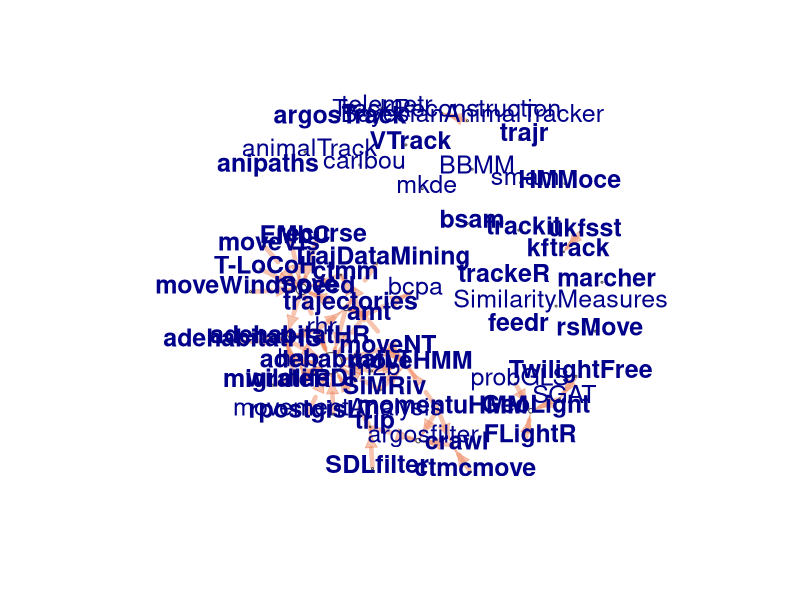

This chart was generated by the following R code:
######### Packages network graph
library(ggplot2)
library(igraph)
library(scales)
library(Matrix)
library(ggplot2)
library(tidyverse)

# Loading the names of packages we include in the review
mov_pac <- read.csv("packages_paper.csv",stringsAsFactors = FALSE)

mov_pac[mov_pac == "SGAT/TripEstimation"] <- "SGAT"
mov_pac[mov_pac == "TwGeos/BAStag"] <- "TwGeos"
mov_pac[mov_pac == "ukfsst/kfsst"] <- "ukfsst"

# loading the import + suggest information for each package
imports <- read.csv("RmovePackages-ImportSuggest-20180830.csv",stringsAsFactors = FALSE)

# getting the names of all packages that participate here as a dependent or dependency (or suggestion)
packages <- unique(c(imports$Package,imports$Dependency))
imports$Dependency[which(imports$Dependency=="-")] <- NA

# accomodating everything as a matrix of counts
packages <- packages[-which(packages=='-')] # excluding packages with neither dependencies or suggestions
pack.id <- 1:length(packages)
table.counts <- as.data.frame.matrix(table(imports$Package,imports$Dependency)) # table of counts with rows as list of packages and columns the packages they depend on/suggest
# but we only want to account for tracking packages. 

# So in the end, we want a matrix of counts which would be square, with rows and columns of tracking packages. 
# Problem? Not all tracking packages are counted as dependencies or suggestions of other packages, so they are not in the columns
# We are going to add the missing ones first (with zeros) and then remove the columns that should not be there

new_col <- setdiff(t(mov_pac),colnames(table.counts))
zero_matrix <- matrix(0,ncol=length(new_col),nrow=dim(table.counts)[1])
row.names(zero_matrix) <- row.names(table.counts)
colnames(zero_matrix) <- new_col
table.counts <- cbind.data.frame(table.counts,zero_matrix)

ind.mov.row <- match(t(mov_pac),row.names(table.counts))
ind.mov.col <- match(t(mov_pac),colnames(table.counts))

table.counts <- table.counts[ind.mov.row,ind.mov.col]
# making sure that the order is right
col.names.df <- colnames(table.counts)
row.names.df <- row.names(table.counts)
table.counts <- table.counts[order(row.names.df,decreasing = FALSE),order(col.names.df,decreasing = FALSE)]

# Table with information of all packages from the survey
data <- read_csv("RmovementPackagesInformation-20190227.csv")
# only keeping columns that we will use
data <- data[,c("Package","Active")]

data$Package[data$Package == "SGAT/TripEstimation"] <- "SGAT"
data$Package[data$Package == "TwGeos/BAStag"] <- "TwGeos"
data$Package[data$Package == "ukfsst/kfsst"] <- "ukfsst"

ind.mov.cran <- match(t(mov_pac),data$Package)
data <- data[ind.mov.cran,]

table.mov <- t(table.counts) # transposing for plotting

num_sugg <- apply(table.mov,1,sum) # total number of dep/sugg

g.matrix <- graph.adjacency(t(as.matrix(table.mov)), weighted=TRUE, mode = "directed",diag = FALSE)
g <- simplify(g.matrix)

font_text <- rep(1,nrow(data))
font_text[data$Active == "Yes"] <- 2 # bold for active packages
color_back <- "white" #alpha("snow3",data$downloads/max(data$downloads))

# now, we want to make dashed and more transparent arrows for suggestion but darker and solid arrows for import
el <- as_edgelist(g)
edges_sugg <- data.frame(suggesting=V(g)[el[,1]]$name, 
                         suggested=V(g)[el[,2]]$name,type="suggestion")
edges_sugg$type <- as.character(edges_sugg$type)

imports <- read.csv("RmovePackages-Import-20180830.csv",stringsAsFactors = FALSE) # we need an only import file 
imports <- imports[imports$Package %in% mov_pac$V1,]
for (i in 1:nrow(edges_sugg)){
  ind <- (imports$Package %in% as.character(edges_sugg$suggesting[i])) + 
    (imports$Dependency %in% as.character(edges_sugg$suggested[i]))
  if (any(ind == 2))
  { edges_sugg$type[i] <- "dependency"
  }
}

line_type <- rep(2,length(E(g)))
line_type[edges_sugg$type == "dependency"] <- 1
line_color <- rep(alpha("#ef8a62",0.5),length(E(g)))
line_color[edges_sugg$type == "dependency"] <- alpha("#ef8a62",0.8)


V(g)$label.family <- "Helvetica"
V(g)$label <- V(g)$name
V(g)$degree <- degree(g)
layout1 <- layout.fruchterman.reingold(g)
V(g)$label.color <-  "darkblue"
V(g)$label.font <- font_text
V(g)$frame.color <- alpha("black",0.7) 
V(g)$label.cex <- 1.5 
V(g)$color <- color_back 
V(g)$size <- 40 * num_sugg/sum(num_sugg) 
egam <- 3
E(g)$width <- egam*1.5
E(g)$arrow.size <- egam/3
E(g)$lty <- line_type
E(g)$color <- line_color

# pdf('NetworkImportSuggestTrack.pdf',width = 18,height = 16)
plot(g, layout=layout1,vertex.label.dist=0.5)
# dev.off()
